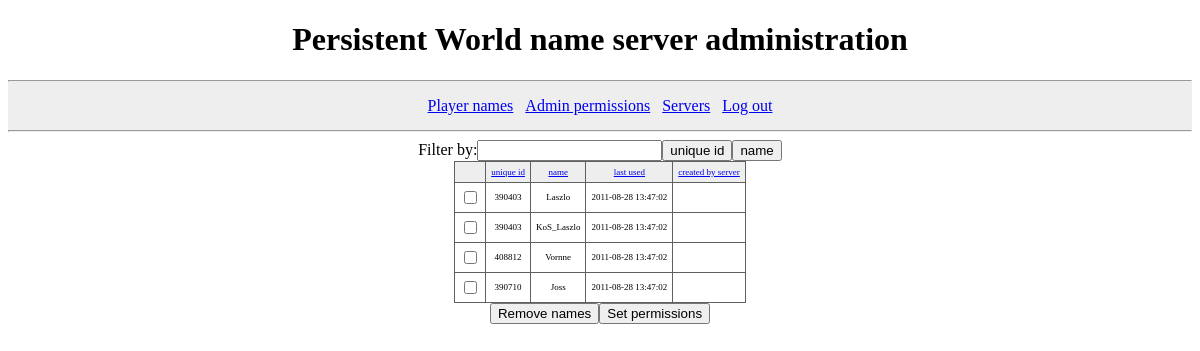
Page /pwnameserver/index.php?page=player_names (signed in) on the committed database.
### tables this page shows
CREATE TABLE player_names (
  id INT(5) UNSIGNED NOT NULL AUTO_INCREMENT,
  unique_id INT(7) UNSIGNED NOT NULL,
  name VARCHAR(28) NOT NULL,
  last_used_time TIMESTAMP DEFAULT CURRENT_TIMESTAMP ON UPDATE CURRENT_TIMESTAMP,
  inserted_by_warband_server_id INT(5) UNSIGNED DEFAULT NULL,
  PRIMARY KEY (id),
  KEY (unique_id),
  UNIQUE KEY (name)
);

### pwnameserver/log_in.php (called while the page is built, shortened)
<?php
function check_log_in()
{
  if (isset($_POST["log_in"]))
  {
    $server_name = filter_input(INPUT_POST, "server_name", FILTER_SANITIZE_STRING, FILTER_FLAG_STRIP_LOW|FILTER_FLAG_STRIP_HIGH);
    $server_password = filter_input(INPUT_POST, "server_password", FILTER_SANITIZE_STRING, FILTER_FLAG_STRIP_LOW);
    if ($server_name && $server_password)
    {
      $server_name = mysql_real_escape_string($server_name);
      $server_password = mysql_real_escape_string($server_password);
      $result = mysql_query("SELECT id, name FROM warband_servers WHERE name = '$server_name' AND password = SHA1('$server_password');");
      if ($result && $row = mysql_fetch_assoc($result))
      {
        session_regenerate_id(true);
        $_SESSION["server_id"] = $row["id"];
        $_SESSION["server_name"] = $row["name"];
        $_SESSION["time"] = time();
        return true;
      }
    }
    echo('<div class="database_error">Invalid server name or password.</div>');
  }
  else if (isset($_SESSION["server_id"], $_SESSION["server_name"], $_SESSION["time"]))
  {
    $current_time = time();
    if ($current_time - $_SESSION["time"] < 3600)
    {
      return true;
    }
    else session_destroy();
  }
  return false;
}
?>

### pwnameserver/player_names.php (the view, shortened to what this page needs)
<?php
function show_player_names()
{
  $current_uri = htmlspecialchars($_SERVER["REQUEST_URI"]);
  $desc = "";
  if (isset($_GET["order_by"]))
  {
    $order_by = explode("_", $_GET["order_by"]);
    if (count($order_by) <= 1) $desc = "_desc";
    $order_by = $order_by[0];
    $cleaned_uri = htmlspecialchars(preg_replace('/[&?]order_by=[^=&?]*/', '', $_SERVER["REQUEST_URI"]));
  }
  else
  {
    $cleaned_uri = $current_uri;
  }
  echo("<form action=\"$current_uri\" method=\"get\"><div class=\"database_actions\">");
  echo('<label for="filter_text">Filter by:</label>');
  echo('<input type="text" name="filter" id="filter_text"/>');
  echo('<input type="submit" name="by_uid" value="unique id"/>');
  echo('<input type="submit" name="by_name" value="name"/>');
  echo("</div></form>\n");
  $query = "SELECT player_names.id, unique_id, player_names.name AS player_name, last_used_time, warband_servers.name AS server_name
    FROM player_names LEFT JOIN warband_servers ON player_names.inserted_by_warband_server_id = warband_servers.id";
  $query .= ";";
  $result = mysql_query($query);
  echo("<form action=\"$current_uri\" method=\"post\">");
  echo('<table class="database_view"><thead><tr><th/>');
  echo("<th><a href=\"$cleaned_uri&amp;order_by=uid$desc\">unique id</a></th>");
  echo("<th><a href=\"$cleaned_uri&amp;order_by=name$desc\">name</a></th>");
  echo("<th><a href=\"$cleaned_uri&amp;order_by=date$desc\">last used</a></th>");
  echo("<th><a href=\"$cleaned_uri&amp;order_by=server$desc\">created by server</a></th>");
  echo('</tr></thead><tbody>');
  while ($row = mysql_fetch_assoc($result))
  {
    $cb_id = "cb_$row[id]";
    echo("<tr><td><input type=\"checkbox\" name=\"ids[]\" value=\"$row[id]\" id=\"$cb_id\"/></td>");
    echo("<td><label for=\"$cb_id\">$row[unique_id]</label></td>");
    $player_name = htmlspecialchars($row["player_name"]);
    echo("<td><label for=\"$cb_id\">$player_name</label></td>");
    echo("<td><label for=\"$cb_id\">$row[last_used_time]</label></td>");
    $server_name = htmlspecialchars($row["server_name"]);
    echo("<td><label for=\"$cb_id\">$server_name</label></td>");
    echo("</tr>\n");
  }
  echo("</tbody></table>\n");
  echo('<div class="database_actions">');
  echo('<input type="submit" name="remove_names" value="Remove names"/>');
  echo('<input type="submit" name="set_permissions" value="Set permissions"/>');
  echo("</div></form>\n");
}
?>

### pwnameserver/index.php (shortened to what this page needs)
<!DOCTYPE html PUBLIC "-//W3C//DTD XHTML 1.0 Strict//EN" "http://www.w3.org/TR/xhtml1/DTD/xhtml1-strict.dtd">
<html>
<head>
<link rel="stylesheet" type="text/css" href="main.css" />
</head>
<body>
<div id="header">
<h1>Persistent World name server administration</h1>
</div>
<div id="menu">
<hr/>
<a href="?page=player_names">Player names</a>
&nbsp;&nbsp;<a href="?page=admin_permissions">Admin permissions</a>
&nbsp;&nbsp;<a href="?page=servers">Servers</a>
&nbsp;&nbsp;<a href="?page=log_out">Log out</a>
<hr/>
</div>
<div id="page">
<?php
require("log_in.php");
if (!check_log_in())
{
  show_log_in();
}
else if (isset($_GET['page']))
{
  switch ($_GET['page'])
  {
  case 'player_names':
    require("player_names.php");
    show_player_names();
    break;
  }
}
?>
</div>
</body>
</html>

### pwnameserver/main.css (style rules this page uses)
#header { text-align: center; }
#menu { line-height: 2em; text-align: center; background-color: #eeeeee; }
.database_view { border: 1px solid #606060; border-collapse: collapse; overflow: scroll; text-align: center; margin-left: auto; margin-right: auto; }
.database_view th, td { font-size: xx-small; border: 1px solid #606060; padding: 5px; }
.database_view th { font-weight: normal; background-color: #eeeeee; }
div.database_actions { text-align: center; }

### rows in the picture
player_names: unique "390403", name "Laszlo", last_used_time "2011-08-28 13:47:02"
player_names: unique "390403", name "KoS_Laszlo", last_used_time "2011-08-28 13:47:02"
player_names: unique "408812", name "Vornne", last_used_time "2011-08-28 13:47:02"
player_names: unique "390710", name "Joss", last_used_time "2011-08-28 13:47:02"
